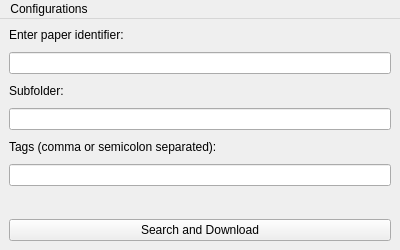
<?xml version="1.0" encoding="UTF-8"?>
<ui version="4.0">
 <class>MainWindow</class>
 <widget class="QMainWindow" name="MainWindow">
  <property name="geometry">
   <rect>
    <x>0</x>
    <y>0</y>
    <width>400</width>
    <height>250</height>
   </rect>
  </property>
  <property name="windowTitle">
   <string>Paper Downloader</string>
  </property>
  <widget class="QWidget" name="centralwidget">
   <layout class="QVBoxLayout" name="verticalLayout">
    <property name="spacing">
        <number>10</number>  <!-- Default is small (4 or 6), 10 is more roomy -->
    </property>
    <item>
     <widget class="QLabel" name="label1">
      <property name="text">
       <string>Enter paper identifier:</string>
      </property>
     </widget>
    </item>
    <item>
     <widget class="QLineEdit" name="entry1"/>
    </item>

    <item>
     <widget class="QLabel" name="label2">
      <property name="text">
       <string>Subfolder:</string>
      </property>
     </widget>
    </item>
    <item>
     <widget class="QLineEdit" name="entry2"/>
    </item>

    <item>
     <widget class="QLabel" name="label3">
      <property name="text">
       <string>Tags (comma or semicolon separated):</string>
      </property>
     </widget>
    </item>
    <item>
     <widget class="QLineEdit" name="tagsEntry"/>
    </item>

    <!-- Spacer between textboxes and button -->
    <item>
      <spacer name="spacer" >
        <property name="orientation">
          <enum>Vertical</enum>
        </property>
        <property name="sizeHint" >
          <size>
            <width>20</width>
            <height>20</height>  <!-- Creates more space before the button -->
          </size>
        </property>
      </spacer>
    </item>

    <item>
     <widget class="QPushButton" name="searchButton">
      <property name="text">
       <string>Search and Download</string>
      </property>
     </widget>
    </item>
   </layout>
  </widget>
  <widget class="QMenuBar" name="menubar">
   <addaction name="menuConfigurations"/>
   <widget class="QMenu" name="menuConfigurations">
    <property name="title">
     <string>Configurations</string>
    </property>
    <addaction name="actionOpenConfig"/>
   </widget>
  </widget>
  <action name="actionOpenConfig">
   <property name="text">
    <string>Set API Keys</string>
   </property>
  </action>
 </widget>
 <resources/>
 <connections/>
</ui>
